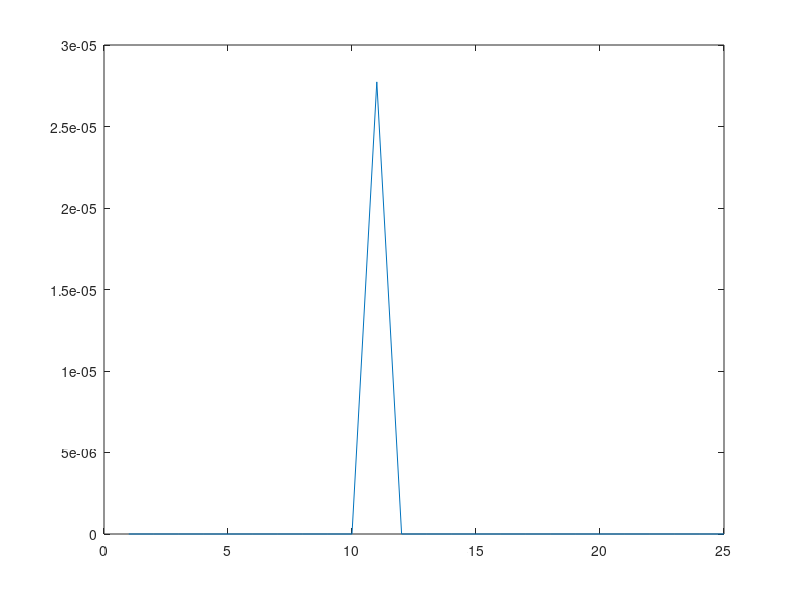

Here is the MATLAB script that generated this plot:
id = fopen('poisson.txt', 'r');
input_format = '%f\n';

study_data = fscanf(id, input_format);

ml = 1/length(study_data) * sum(study_data);

a = 1+ml;
b = 2/(25*2+1);
g2 = gampdf(study_data,a,b);
plot(g2)
%a=3, b=5
a1= 3+ml;
b1 = 5/(25*5+1);
g3 = gampdf(study_data,a1,b1);

%subplot(1,2,1)
%plot(g2)
%subplot(1,2,2)
%plot(g3)